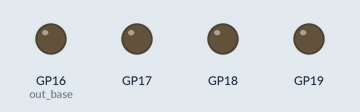
The program below on a simulated Raspberry Pi Pico running MicroPython. Parts: output pins drawn as LEDs (lit = HIGH).

Above: at 0.1 s.
At 4.3 s:
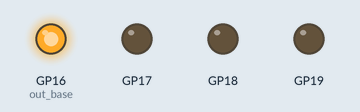
At 8.5 s:
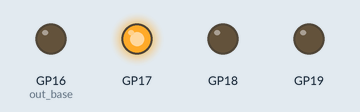
At 17.0 s:
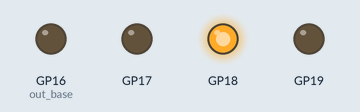
At 25.4 s:
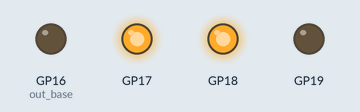
At 38.1 s:
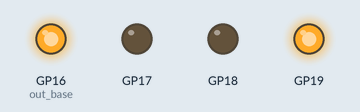
Timing chart, 0 to 39.6 s (numbered marks = the images above):
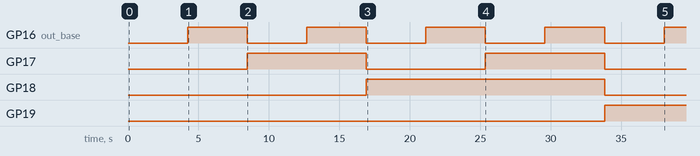

The program:

PW_91_BinaryPIO_Counter.py
```python
'''
lesson 92 PW
https://www.youtube.com/watch?v=ob80LODRleo
'''
# import rp2
# import time
# from machine import Pin
# ## decorator
# @rp2.asm_pio(out_init=(rp2.PIO.OUT_LOW,)*4,out_shiftdir=rp2.PIO.SHIFT_RIGHT)
# def pioProg():
#     wrap_target()
#     set(x,0b1111)
#     label('dooLoop')
#     mov(pins,invert(x))[31]

#     set(y,0b1111)[31]


#     mov(isr,y)
#     in_(y,1)
#     #in_(y,4)
#     mov(y,isr)
#     label('loop')
#     # label('delay')##commented these when I run it in vscode
#     nop()[31]
#     jmp(y_dec,'loop')

#     jmp(x_dec,'dooLoop')
#     wrap()

    # wrap_target()
    # set(x,0b1111)
    # label('dooLoop')
    # mov(pins,invert(x))[31]

    # set(y,0b1111)[31]


    # mov(isr,y)
    # in_(y,1)
    # mov(y,isr)
    # # label('delay')##commented these when I run it in vscode
    # # nop()[31]
    # # jmp(y_dec,'delay')

    # jmp(x_dec,'dooLoop')
    # wrap()


    # wrap_target()
    # set(x,0b11111)
    # label('delay')
    # mov(pins,invert(x))
    # #label('delay')## NOTE THIS MUST BE AFTER THE WRAPTARGET BUT BEFORE THE MOV(pins<invert(x))
    # set(y,0b11111)[31]
    # #label('moreDelay')
    # mov(isr,y)
    # in_(y,1)
    # in_(y,1)
    # mov(y,isr)
    # label('moreDelay')
    # nop()[31]
    # #nop()[31]
    # #nop()[31]
    # #nop()[31]
    # jmp(y_dec,'moreDelay')
    # nop()[31]
    # nop()[31]
    # nop()[31]
    # nop()[31]
    # nop()[31]
    # nop()[31]
    # #mov(pins,invert(x))		## for count up timer use the invert
    # jmp(x_dec,'delay')


    # wrap_target()
    # pull()
    # set(y,0b00000)  ## by changing this I change what is added to y after the in_ function shifts tot he right the inputted value.
    # mov(x,osr)
    # mov(isr,x)
    # in_(y,1)          ##      in_ is a special command just for the ISR to pull in a vlue to ISR, pulling in one bit, the least siginificant
    # ## if going to pull the least siginifiicant bit into the isr, we will have to have something in the ISR
    # ## it shifts to the left one bit which essentially doubles the number
    # mov(pins,isr)
    # push()
    # wrap()


# sm0=rp2.StateMachine(0,pioProg,freq=2000,out_base=Pin(16))###	if made freq 10million  precision of o.1 micrixseconds
# sm0.active(1)

'''
import rp2
import time
from machine import Pin
## decorator
@rp2.asm_pio(out_init=(rp2.PIO.OUT_LOW,)*5,out_shiftdir=rp2.PIO.SHIFT_RIGHT)
def pioProg():
    wrap_target()
    pull()
    mov(x,osr)
    # set(x,0b1111)[31]
    label('bitloop')
    mov(pins,x)
    set(y,0b11111)
    mov(isr,y)
    in_(y,1)
    mov(y,isr)
    label('timeloop')
    nop()[31]
    jmp(y_dec,'timeloop')
    nop()[31]
    nop()[31]
    jmp(x_dec,'bitloop')[31]
    push()
    wrap()
sm0=rp2.StateMachine(0,pioProg,freq=2000,out_base=Pin(16))
sm0.active(1)
try:
    while True:
        x=int(input('enter a number:'))
        print('your number is: ',x)
        sm0.put(x)
        time.sleep(.01)
        get=sm0.get()
        print('Get value: ',get)

except KeyboardInterrupt:
    sm0.active(0)
    print('done')

'''
### countdown timer
# import rp2
# import time
# from machine import Pin
# ## decorator
# @rp2.asm_pio(out_init=(rp2.PIO.OUT_LOW,)*4,out_shiftdir=rp2.PIO.SHIFT_RIGHT)
# def pioProg():
#     wrap_target()
#     set(x,0b1111) ## the invert makes it 0000  at bottom x is now 1110 new invert is 0001
#     label('bitloop')
#     # mov(pins,x)[31]## for countdown
#     mov(pins,invert(x))[31]	## for count up binary timer
#     nop()[31]	##1
#     nop()[31]		## this equals 32 X .5MS which is 16 milliseconds
#     nop()[31]
#     nop()[31]
#     nop()[31]
#     nop()[31]		##5
#     nop()[31]
#     nop()[31]
#     nop()[31]
#     nop()[31]
#     nop()[31]		##10
#     nop()       [31]
#     nop()       [31]
#     nop()       [31]		##13
#     set(y,0b1111)[31]
#     mov(isr,y)
#     in_(y,1)
#     # in_(y,1)
#     mov(y,isr)##NEED THIS in order to shift the large number from the isr back to the y which is the counter!!
#     label('dloop')
#     nop()[31]		#1
#     jmp(y_dec,'dloop')
#     nop()[31]

#     #nop()       [31]
#     #nop()       [31]	##14
#     jmp(x_dec,'bitloop')[31]
#     wrap()
# sm0=rp2.StateMachine(0,pioProg,freq=2000,out_base=Pin(16))###	if made freq 10million  precision of o.1 micrixseconds
# sm0.active(1)
# while True:
#     pass

## count up binarry counter
import rp2
import sys
from machine import Pin

@rp2.asm_pio(out_init=(rp2.PIO.OUT_LOW,)*4,out_shiftdir=rp2.PIO.SHIFT_RIGHT)

def pioProg():
    wrap_target()
    set(x,0b1111)
    label('bitLoop')
    mov(pins,invert(x))
    set(y,0b1111)
    mov(isr,y)
    in_(y,4)
    mov(y,isr)
    label('timer')
    nop()[31]
    jmp(y_dec,'timer')
    jmp(x_dec,'bitLoop')

    wrap()

sm0=rp2.StateMachine(0,pioProg,freq=2000,out_base=(Pin(16)))
sm0.active(1)
try:
    while True:
        pass
except KeyboardInterrupt:
    sys.exit()
```

Measured:
- by itself, GP16 (out_base): alternates HIGH for 4.2 s and LOW for 4.2 s
- by itself, GP17: alternates HIGH for 8.5 s and LOW for 8.5 s
- by itself, GP18: LOW → HIGH at 16.9 s, → LOW 16.9 s later
- by itself, GP19: LOW → HIGH at 33.8 s
